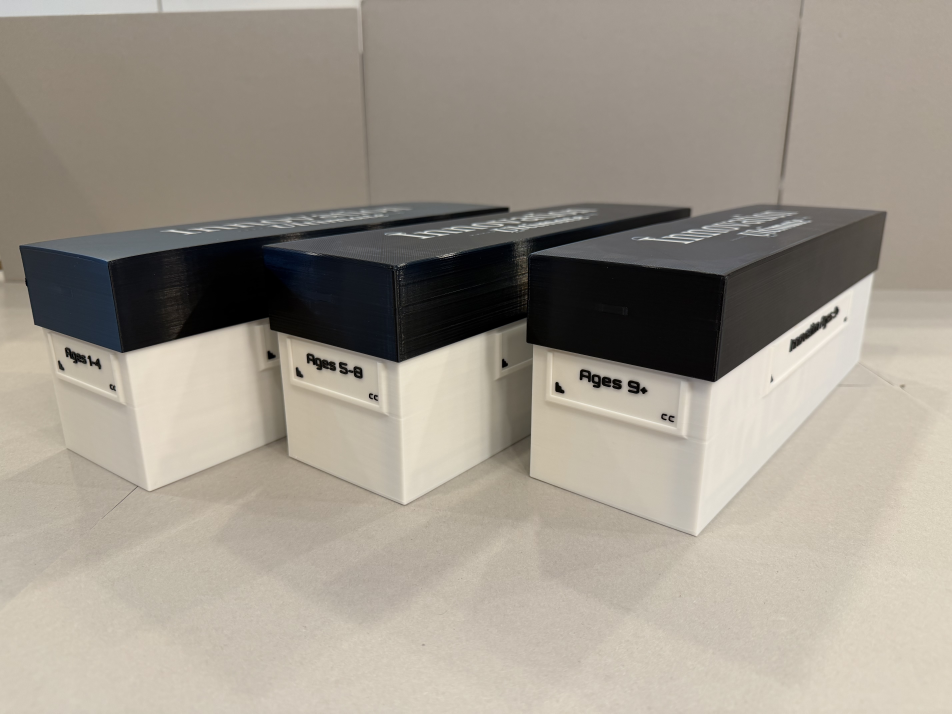
#> input picture cascades/Photos/IMG_1410.jpeg, 5712 x 4284 px (shown at 1/6 size)
$ python -i make_posters.py   (imports and definitions only)
#> lines starting #> are read from the running program, lines starting #| are printed output that depends on the picture
#!/usr/bin/env python3
"""The description poster for every cascade: the 4000x3000 PNG MakerWorld
shows beside a project, generated from the same parts.csv row the project
is built from.

    .venv/bin/python make_posters.py                      # every cascade
    .venv/bin/python make_posters.py --game Dominion --name 246
    .venv/bin/python make_posters.py --model S5.10.10.32-Un --render
    .venv/bin/python make_posters.py --list

Every number comes from the CAD (`values()` reads the `Derived`); everything
the CAD does not know, the LAYOUT included, is `posters.json`, so a design
change is an edit to the spec. The primitives are `postercommon`.

`picture_for` resolves the picture in order: a photo named
`photos/<Game>/<Short name>[ <Sleeved|Unsleeved>].<png|jpg>`; the row's
`photo` entry in the spec (any path, so a sleeved photo can serve its
unsleeved twin); a cached render under `build/posters/<Game>/`; with --render
a fresh one; else a grey placeholder, never a refusal. A photo on plain white
is knocked out.
"""
import argparse
import json
import os
import re
import shutil
import subprocess
import sys
import tempfile
from pathlib import Path

import numpy as np
from PIL import Image, ImageDraw, ImageFilter, ImageOps

REPO = Path(__file__).resolve().parent
sys.path.insert(0, str(REPO))
import postercommon as PC                                            # noqa: E402
from cad import assembly as A, build as B, cascade as CC, derive as D  # noqa: E402
from cad import lock as L                                            # noqa: E402
from cad.parts import box as BOX, lid as LID                         # noqa: E402
from cad.revisions import CURRENT, RELEASES                          # noqa: E402

W, H = 4000, 3000
SPEC = REPO / "posters.json"
PHOTOS = REPO / "photos"
GLYPHS = REPO / "logos" / "Dominion" / "sets"
RENDERS = REPO / "build" / "posters"
BLENDER = next((p for p in ("/opt/homebrew/bin/blender",
                            "/Applications/Blender.app/Contents/MacOS/Blender")
                if os.path.exists(p)), "blender")
PLACEHOLDER = (205, 203, 198)


class Refused(Exception):
    pass


# ---------- the spec ----------
def load_spec(path=SPEC):
    with open(path) as f:
        return json.load(f)


# [43 lines left out: functions row_keys, spec_for, fmt_num, not called in this run]


PRIMARY = ("HorizontalSlots", "RisingSliders", "FrontPocketCardCapacity", "CardsPerSlidingSlot",
           "isFirstSlidingSlotOverride", "FirstSlidingSlotCards", "isSleeved", "MatPocket",
           "GameName", "Version")


# [57 lines left out: functions plate_one_box, values, not called in this run]


class _Strict(dict):
    def __missing__(self, k):
        raise Refused(f"template names {k!r}, which nothing defines")


def T(template, v):
    return str(template).format_map(_Strict(v))


# ---------- the picture ----------
def has_alpha(im):
    return im.mode in ("RGBA", "LA") and im.getchannel("A").getextrema()[0] < 250


def knockout(path, thresh=40, max_w=2600):
    """A photo on plain white as RGBA cropped to its subject."""
#> called with path = 'cascades/Photos/IMG_1410.jpeg', thresh = 40, max_w = 2600
    im = ImageOps.exif_transpose(Image.open(path))
#> im is the input picture: PIL image 5712x4284 RGB; mean R, G, B 159.1, 151.7, 140.4
    if im.width > max_w:
        im = im.resize((max_w, int(im.height * max_w / im.width)), Image.LANCZOS)
#> im: PIL image 2600x1950 RGB
    im = im.convert("RGBA")
#> im: PIL image 2600x1950 RGBA
    if has_alpha(im):
        return im.crop(im.getchannel("A").getbbox())
    rgb = np.asarray(im)[:, :, :3].astype(np.int16)
    dist = (255 - rgb).max(axis=2)
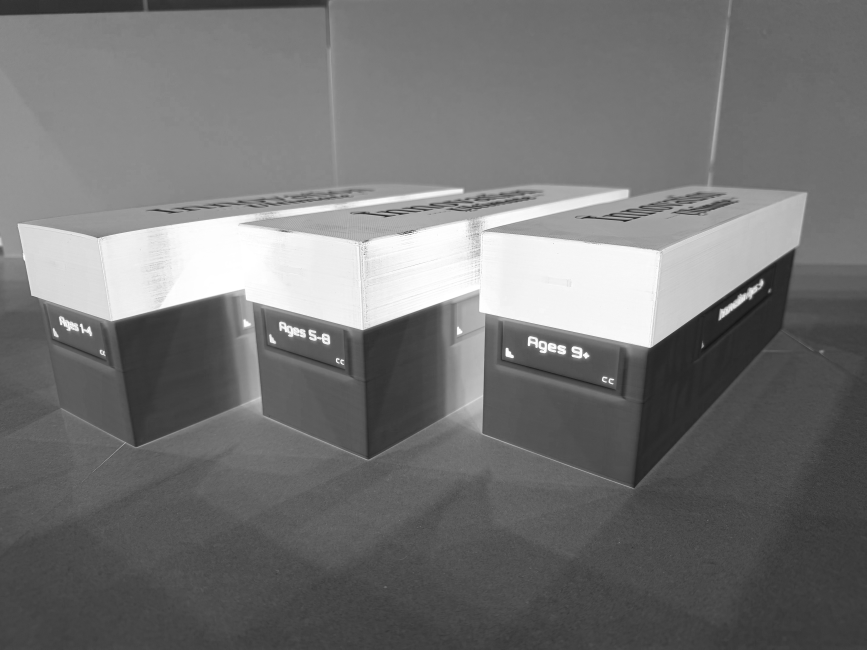
#> dist: shape (1950, 2600) int16 (shown at 1/3 size); min 0, max 255, mean 115.2
    lo, hi = thresh * 0.5, thresh * 1.5
    a = np.clip((dist - lo) / max(1.0, hi - lo), 0, 1) * 255
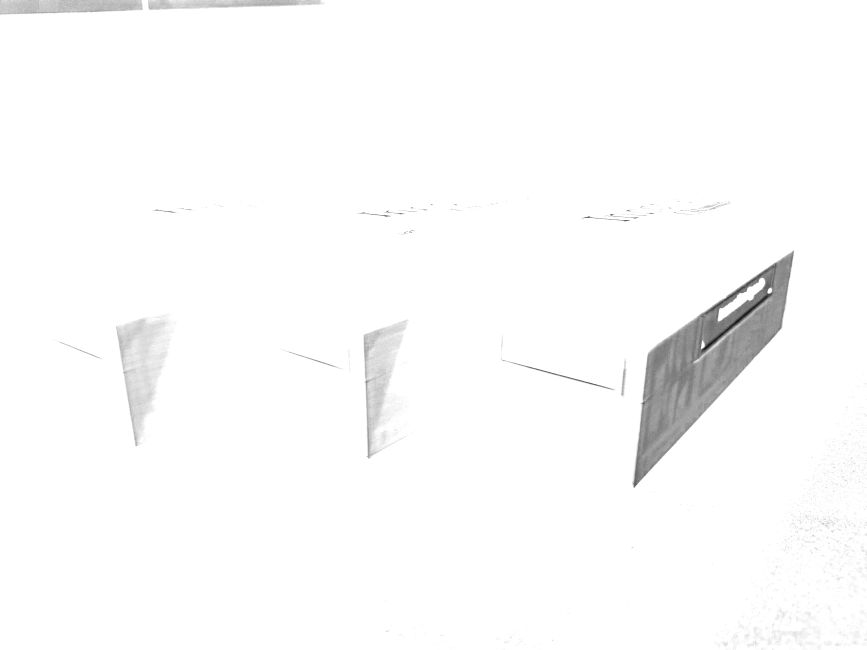
#> a: shape (1950, 2600) float64 (shown at 1/3 size); min 0, max 255, mean 251.2
    alpha = Image.fromarray(a.astype(np.uint8), "L").filter(ImageFilter.GaussianBlur(1.2))
    im.putalpha(alpha)
    box = alpha.point(lambda p: 255 if p > 24 else 0).getbbox()
#> box = (0, 0, 2600, 1950)
    return im.crop(box) if box else im


# [14 lines left out: function photo_path, not called in this run]


def render_cache(d):
    return RENDERS / d.GameName / f"{B.model_stem(d.calModelName)}.png"


# [69 lines left out: functions render_picture, placeholder, picture_for, colour, not called in this run]


def font(name, size):
    return PC.F(getattr(PC, name), size)


# [344 lines left out: functions tracked, back_section, draw_icon, load_glyph, draw_band, draw_cells and 5 more, not called in this run]


# [2 lines that did not run here, left out]


# [47 lines left out: function main, not called in this run]


# [2 lines not run here, left out]

>>> result = knockout('cascades/Photos/IMG_1410.jpeg')
